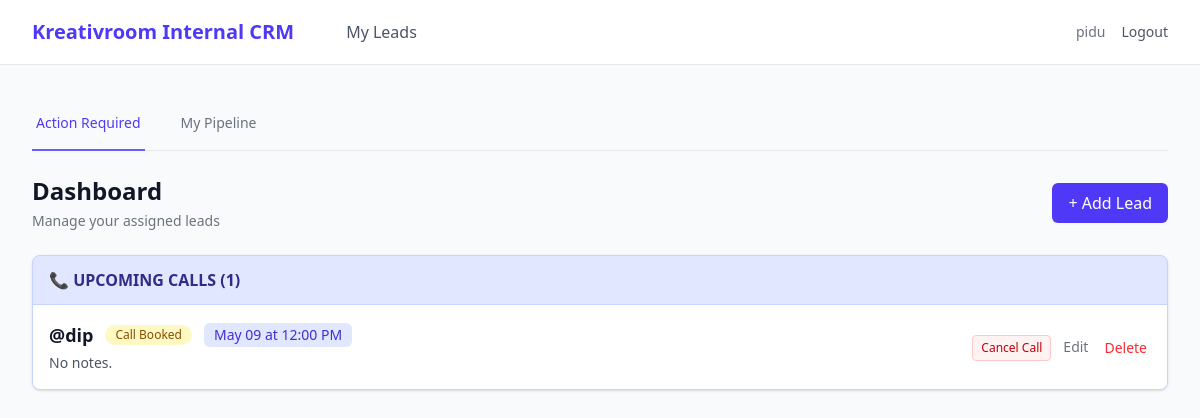
The app's page /crm/dashboard (signed in) with its own data.
### instagram_crm/models.py (models this page shows, shortened)
class User(UserMixin, db.Model):
    __tablename__ = "users"
    id            = db.Column(db.Integer, primary_key=True)
    username      = db.Column(db.String(255), unique=True, nullable=False)
    password_hash = db.Column(db.String(255), nullable=False)
    role          = db.Column(db.String(50), default="setter")
    last_login    = db.Column(db.DateTime, nullable=True)
    created_at    = db.Column(db.DateTime, default=datetime.utcnow)
    leads      = db.relationship("Lead", backref="setter", lazy="dynamic")
    activities = db.relationship("Activity", backref="user", lazy="dynamic")
    @property
    def is_admin(self) -> bool:
        return self.role == "admin"

class Lead(db.Model):
    __tablename__ = "leads"
    STATUSES = ["new_lead", "messaged", "replied", "interested", "call_booked", "deal_done"]
    id               = db.Column(db.Integer, primary_key=True)
    instagram_handle = db.Column(db.String(255), unique=True, nullable=False)
    status           = db.Column(db.String(50), default="new_lead", nullable=False, index=True)
    prev_status      = db.Column(db.String(50), nullable=True)   # ← restored on cancel-call
    assigned_to      = db.Column(db.Integer, db.ForeignKey("users.id"), nullable=True, index=True)
    last_contacted   = db.Column(db.DateTime, nullable=True)
    next_followup    = db.Column(db.Date, nullable=True, index=True)
    notes            = db.Column(db.Text, nullable=True)
    created_at       = db.Column(db.DateTime, default=datetime.utcnow)
    call       = db.relationship("Call", backref="lead", uselist=False,
                                 cascade="all, delete-orphan")
    activities = db.relationship("Activity", backref="lead", lazy="dynamic")

class Call(db.Model):
    __tablename__ = "calls"
    id            = db.Column(db.Integer, primary_key=True)
    lead_id       = db.Column(db.Integer, db.ForeignKey("leads.id"), unique=True, nullable=False)
    call_datetime = db.Column(db.DateTime, nullable=False)

### instagram_crm/crm.py (the view)
@crm_bp.route("/dashboard")
@setter_required
def dashboard():
    today = date.today()
    now   = datetime.now()
    my_leads = (
        Lead.query
        .filter_by(assigned_to=current_user.id)
        .options(joinedload(Lead.call))
        .order_by(Lead.next_followup.asc().nullslast(), Lead.created_at.desc())
        .all()
    )
    call_booked = [l for l in my_leads if l.status == 'call_booked']
    active_leads = [l for l in my_leads if l.status != 'call_booked' and l.status != 'deal_done']
    overdue   = [l for l in active_leads if l.next_followup and l.next_followup < today]
    due_today = [l for l in active_leads if l.next_followup and l.next_followup == today]
    rest      = [l for l in active_leads if not l.next_followup or l.next_followup > today]
    return render_template(
        "crm/dashboard.html",
        call_booked_leads=call_booked,
        overdue_leads=overdue,
        today_leads=due_today,
        other_leads=rest,
        all_leads=my_leads,
        STATUS_LABELS=STATUS_LABELS,
        today=today,
        now=now,
    )

### instagram_crm/crm.py (called while the page is built)
def setter_required(fn):
    from functools import wraps
    @wraps(fn)
    @login_required
    def wrapper(*args, **kwargs):
        if current_user.is_admin:
            return redirect(url_for("admin.dashboard"))
        return fn(*args, **kwargs)
    return wrapper

### instagram_crm/templates/crm/dashboard.html (shortened to what this page needs)
{% extends "base.html" %}
{% from "_components/macros.html" import status_badge, status_btns with context %}
{% block content %}
<div class="mb-6">
  <div class="border-b border-gray-200">
    <nav class="-mb-px flex space-x-8" aria-label="Tabs">
      <a href="{{ url_for('crm.dashboard') }}" class="{% if request.endpoint == 'crm.dashboard' %}border-indigo-500 text-indigo-600{% else %}border-transparent text-gray-500 hover:border-gray-300 hover:text-gray-700{% endif %} whitespace-nowrap py-4 px-1 border-b-2 font-medium text-sm">Action Required</a>
      <a href="{{ url_for('crm.pipeline') }}" class="{% if request.endpoint == 'crm.pipeline' %}border-indigo-500 text-indigo-600{% else %}border-transparent text-gray-500 hover:border-gray-300 hover:text-gray-700{% endif %} whitespace-nowrap py-4 px-1 border-b-2 font-medium text-sm">My Pipeline</a>
    </nav>
  </div>
</div>
<div class="mb-6 flex justify-between items-center">
  <div>
    <h1 class="text-2xl font-bold text-gray-900">Dashboard</h1>
    <p class="text-sm text-gray-500 mt-1">Manage your assigned leads</p>
  </div>
  <a href="{{ url_for('crm.quick_add') }}" class="bg-indigo-600 text-white px-4 py-2 rounded-md font-medium hover:bg-indigo-700 transition-colors">
    + Add Lead
  </a>
</div>
{% if call_booked_leads %}
<div class="mb-8">
  <div class="bg-indigo-50 border border-indigo-200 rounded-lg overflow-hidden shadow-sm">
    <div class="px-4 py-3 border-b border-indigo-200 bg-indigo-100 flex justify-between items-center">
      <h2 class="font-bold text-indigo-900">📞 UPCOMING CALLS ({{ call_booked_leads|length }})</h2>
    </div>
    <ul class="divide-y divide-indigo-100">
      {% for lead in call_booked_leads %}
      <li class="p-4 flex flex-col sm:flex-row sm:items-center justify-between gap-4 bg-white hover:bg-indigo-50 transition-colors">
        <div>
          <div class="flex items-center gap-3 mb-1">
            <span class="font-bold text-gray-900 text-lg">@{{ lead.instagram_handle }}</span>
            {{ status_badge(lead.status) }}
            {% if lead.call %}
              <span class="text-sm font-medium text-indigo-700 bg-indigo-100 px-2.5 py-0.5 rounded-md">
                {{ lead.call.call_datetime.strftime('%b %d at %I:%M %p') }}
              </span>
            {% endif %}
          </div>
          <p class="text-sm text-gray-600">{{ lead.notes or 'No notes.' | truncate(80) }}</p>
        </div>
        <div class="flex items-center gap-3">
          {{ status_btns(lead) }}
          <a href="{{ url_for('crm.edit_lead', lead_id=lead.id) }}" class="text-gray-500 hover:text-gray-700 text-sm font-medium">Edit</a>
          <form method="POST" action="{{ url_for('crm.delete_lead', lead_id=lead.id) }}" onsubmit="return confirm('Delete this lead?');">
            <button type="submit" class="text-red-500 hover:text-red-700 text-sm font-medium px-1">Delete</button>
          </form>
        </div>
      </li>
      {% endfor %}
    </ul>
  </div>
</div>
{% endif %}
{% endblock %}

### instagram_crm/templates/base.html (shortened to what this page needs)
<!DOCTYPE html>
<html lang="en">
<head>
  <script src="https://unpkg.com/@tailwindcss/browser@4"></script>
</head>
<body class="bg-gray-50 text-gray-900 flex flex-col min-h-screen">
  {% if current_user.is_authenticated %}
  <nav class="bg-white border-b border-gray-200">
    <div class="max-w-7xl mx-auto px-4 sm:px-6 lg:px-8">
      <div class="flex justify-between h-16">
        <div class="flex items-center">
          <span class="text-xl font-bold text-indigo-600">Kreativroom Internal CRM</span>
          <div class="hidden md:flex md:ml-10 md:space-x-8">
            {% if current_user.is_admin %}
              <a href="{{ url_for('admin.dashboard') }}" class="text-gray-600 hover:text-gray-900 px-3 py-2 rounded-md font-medium">Dashboard</a>
              <a href="{{ url_for('admin.all_leads') }}" class="text-gray-600 hover:text-gray-900 px-3 py-2 rounded-md font-medium">Leads</a>
              <a href="{{ url_for('admin.team') }}" class="text-gray-600 hover:text-gray-900 px-3 py-2 rounded-md font-medium">Team</a>
              <a href="{{ url_for('admin.reports') }}" class="text-gray-600 hover:text-gray-900 px-3 py-2 rounded-md font-medium">Analytics</a>
            {% else %}
              <a href="{{ url_for('crm.dashboard') }}" class="text-gray-600 hover:text-gray-900 px-3 py-2 rounded-md font-medium">My Leads</a>
            {% endif %}
          </div>
        </div>
        <div class="flex items-center space-x-4">
          <span class="text-sm text-gray-500 hidden sm:block">{{ current_user.username }}</span>
          <a href="{{ url_for('auth.logout') }}" class="text-sm font-medium text-gray-600 hover:text-red-600">Logout</a>
        </div>
      </div>
    </div>
  </nav>
  {% endif %}
  <main class="flex-1 max-w-7xl w-full mx-auto p-4 sm:p-6 lg:p-8">
    {% block content %}{% endblock %}
  </main>
</body>
</html>

### instagram_crm/templates/_components/macros.html (shortened to what this page needs)
{% macro status_badge(status) %}
  {% set colors = {
    'new_lead': 'bg-blue-100 text-blue-800',
    'messaged': 'bg-purple-100 text-purple-800',
    'replied': 'bg-orange-100 text-orange-800',
    'interested': 'bg-green-100 text-green-800',
    'call_booked': 'bg-yellow-100 text-yellow-800',
    'deal_done': 'bg-emerald-100 text-emerald-800'
  } %}
  {% set label = status | replace('_', ' ') | title %}
  <span class="inline-flex items-center px-2.5 py-0.5 rounded-full text-xs font-medium {{ colors.get(status, 'bg-gray-100 text-gray-800') }}">
    {{ label }}
  </span>
{% endmacro %}
{% macro status_btns(lead) %}
  <div class="flex gap-2">
    {% if lead.status == 'new_lead' %}
      <form method="POST" action="{{ url_for('crm.update_status', lead_id=lead.id, new_status='messaged') }}">
        <button class="text-xs bg-purple-50 text-purple-700 border border-purple-200 hover:bg-purple-100 px-2 py-1 rounded">Mark Messaged</button>
      </form>
    {% elif lead.status == 'messaged' %}
      <form method="POST" action="{{ url_for('crm.update_status', lead_id=lead.id, new_status='replied') }}">
        <button class="text-xs bg-orange-50 text-orange-700 border border-orange-200 hover:bg-orange-100 px-2 py-1 rounded">Mark Replied</button>
      </form>
    {% elif lead.status == 'replied' %}
      <form method="POST" action="{{ url_for('crm.update_status', lead_id=lead.id, new_status='interested') }}">
        <button class="text-xs bg-green-50 text-green-700 border border-green-200 hover:bg-green-100 px-2 py-1 rounded">Mark Interested</button>
      </form>
    {% elif lead.status == 'interested' %}
      <a href="{{ url_for('crm.book_call', lead_id=lead.id) }}" class="text-xs bg-yellow-500 text-white hover:bg-yellow-600 px-2 py-1 rounded">Book Call</a>
    {% elif lead.status == 'call_booked' %}
      <form method="POST" action="{{ url_for('crm.cancel_call', lead_id=lead.id) }}">
        <button class="text-xs bg-red-50 text-red-700 border border-red-200 hover:bg-red-100 px-2 py-1 rounded" onclick="return confirm('Cancel this call?');">Cancel Call</button>
      </form>
    {% endif %}
  </div>
{% endmacro %}

### instagram_crm/templates/base.html (style rules this page uses)
body { font-family: system-ui, -apple-system, sans-serif; }

### records on screen
User: username "pidu"
Lead: instagram_handle "dip", label "Call Booked", call.call_datetime "May 09 at 12:00 PM", notes "No notes."

### other values on screen
{{ call_booked_leads|length }} "1"
